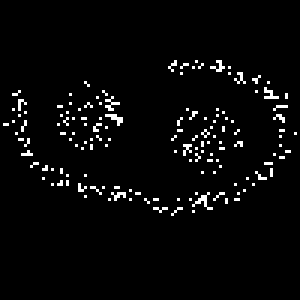
%> input picture matlab/ear.bmp, 100 x 100 px (shown 3 times larger)
$ octave demoEar.m   (GNU Octave 9; MATLAB toolbox functions it lacks are replaced by stand-ins)
%> lines starting %> are read from the running program, lines starting %| are printed output that depends on the picture; in (x1, y1, x2, y2) boxes, pixels count from 0 and x2, y2 are one past the last pixel; in counts of white or black regions, pixels touching at a corner belong together; the program's own positions count from 1
### matlab/SpectralCluster.m
function [labels, PcEig, Centres] = SpectralCluster(x, sigma)

% SPECTRALCLUSTER Clusters a dataset automatically determining the number of clusters.

% SPECTRAL
%
% Clusters an arbitrary dataset using the spectral clustering algorithm
% outlined in "Automatic Determination of the Number of Clusters using
% Spectral Algorithms" by Sanguinetti, Lawrence and Laidler.
%
% SPECTRALCLUSTER(x, sigma, lambda)
% x is the input data.
% sigma is the variance measure used when computing the affinity matrix.
% lambda is a measure of the elongation of a centre's variance when doing
% a Mahalanobis k-means clustering. i.e. Lambda = 1 gives a circular
% covariance, Lambda < 1 gives preference to points lying along the vector
% normal between the centre and the origin.
%
% Written by Guido Sanguinetti and Jonathan Laidler, April 2005

% initialisations
npts=size(x,1);
options=foptions;
ExtraCluster=0;
Dim=2;
lambda = 0.2;

% compute the similarity matrix A and the matrix L
A=zeros(npts,npts);
for i=1:npts
    for j=1:npts
        A(i,j) = exp(-norm(x(i,:)-x(j,:))^2/sigma);
    end
end
D = (sum(A,2));
L = inv(diag(sqrt(D)))*(A/diag(sqrt(D)));

% find the eigenvectors associated with the 10 largest eigenvalues of L
%OPTS.disp = 0;
%[Y, eigvals] = eigs(L, 10, 'LM', OPTS);
[void,Y,eigvals]= ppca(L,10); %ppca gives an alternative eigen-decomposition
[eigvals, eigvalIndices] = sort(diag(eigvals), 1, 'descend');
Y = Y(:,eigvalIndices);
PcEig = Y(:,(1:Dim));

% the first Centre is initialised
norms = diag(PcEig*PcEig');
[void, index(1)] = max(norms);
Centres = PcEig(index(1), :);

% the second Centre is initialised
S = ((PcEig*Centres(1, :)').^2)./(norms);
[void, index(2)] = min(S);
Centres = [PcEig(index, :)];

while  ExtraCluster==0 & Dim <10

    % introduce a new centre at the origin and do k-means
    Centres = [Centres; zeros(1,Dim)];
    [Centres, options, labels] = mahKmeans(Centres, PcEig, lambda, options);
    for i = 1:Dim+1
        for j = 1:npts
            CentrDist(i,j) = norm(PcEig(j,:)-Centres(i,:));
        end
    end
    % if anything is assigned to this new centre, there is an extra cluster
    if max(labels(:,Dim+1)) == 1
        ExtraCluster = 0;
        Dim = Dim+1;
        % take the next eigenvector from Y
        PcEig = Y(:,(1:Dim));
        % re-initialise the centres
        Centres=zeros(Dim,Dim);
        for i=1:Dim
            [void,point] = min(CentrDist(i,:));
            Centres(i,:)=PcEig(point,:);
        end
    else
        ExtraCluster = 1;
    end
end

% erase the last column of labels, as it is empty
labels = labels(:,1:Dim);

### matlab/demoEar.m
% DEMOEAR a demonstration of spectral clustering on the ear data set.

% SPECTRAL

clear all;
close all;
clc

filename = 'ear.bmp';
sigma2 = 1;

% filename = 'swirls.bmp';
% sigma2 = 1;

image = imread(filename);
%> image is the input picture: size 100x100x3 uint8; 3.3% white in thin lines or dots, all inside (x1, y1, x2, y2) = (1, 20, 99, 72)
image = image(:,:,1);
[x1, x2] = find(image);
%> x1 = 326 values from 21 to 72; x2 = 326 values from 2 to 99
x = [x1 x2];
%> x = 326 rows, first 12: [42 2; 42 3; 32 5; 37 5; 41 5; 32 6; 45 6; 31 7; 34 7; 35 7; 36 7; 37 7]

% plot all the data points together
figure;
plot(x(:,1), x(:,2), 'kx');
xlim([0 100]);
ylim([0 100]);
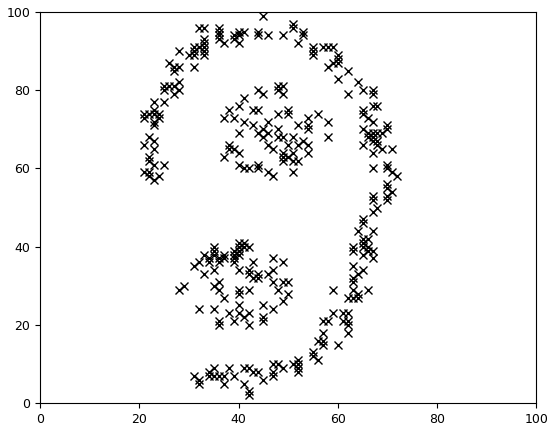
%> figure redrawn from the program's plot data
fprintf('This is the image to be segmented\nPress any key to continue\n');
pause

% run the clustering algorithm
[labels, PcEig, Centres] = SpectralCluster(x, sigma2);
%> in SpectralCluster, `npts=size(x,1);`: npts = 326
%> the run ends on the next line

$ run again, with matlab/swirls.bmp copied over matlab/ear.bmp
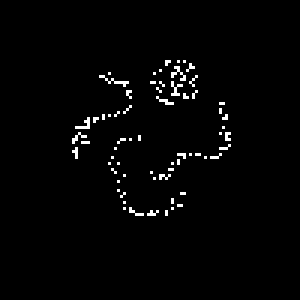
%> input picture matlab/swirls.bmp, 100 x 100 px (shown 3 times larger)
%> image is the input picture: size 100x100x3 uint8; 1.8% white in thin lines or dots, all inside (x1, y1, x2, y2) = (24, 20, 77, 72)
%> x1 = 185 values from 21 to 72; x2 = 185 values from 25 to 77
%> x = 185 rows, first 12: [47 25; 48 25; 51 25; 43 26; 46 26; 47 26; 50 26; 51 26; 52 26; 53 26; 43 27; 45 27]
%> `ylim([0 100]);`:
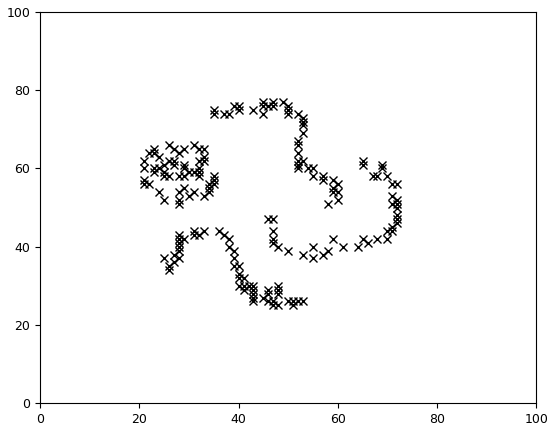
%> figure redrawn from the program's plot data
%> npts = 185
